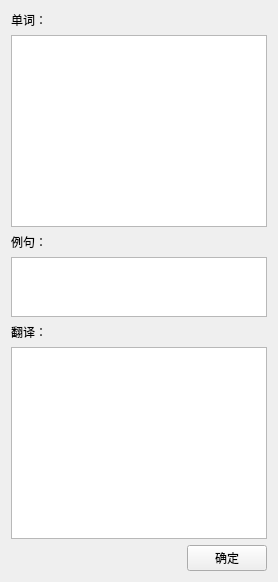
        <widget class="QWidget" name="tab1">
         <attribute name="title">
          <string>创建例句</string>
         </attribute>
         <layout class="QGridLayout" name="gridLayout_3">
          <item row="0" column="0">
           <layout class="QVBoxLayout" name="tab1verticalLayout">
            <item>
             <widget class="QLabel" name="label_10">
              <property name="text">
               <string>单词：</string>
              </property>
             </widget>
            </item>
            <item>
             <widget class="QPlainTextEdit" name="wordText"/>
            </item>
            <item>
             <widget class="QLabel" name="label">
              <property name="sizePolicy">
               <sizepolicy hsizetype="Preferred" vsizetype="Fixed">
                <horstretch>0</horstretch>
                <verstretch>0</verstretch>
               </sizepolicy>
              </property>
              <property name="text">
               <string>例句：</string>
              </property>
             </widget>
            </item>
            <item>
             <widget class="QPlainTextEdit" name="exampleText">
              <property name="sizePolicy">
               <sizepolicy hsizetype="Expanding" vsizetype="Fixed">
                <horstretch>0</horstretch>
                <verstretch>0</verstretch>
               </sizepolicy>
              </property>
              <property name="maximumSize">
               <size>
                <width>16777215</width>
                <height>60</height>
               </size>
              </property>
             </widget>
            </item>
            <item>
             <widget class="QLabel" name="label_2">
              <property name="sizePolicy">
               <sizepolicy hsizetype="Preferred" vsizetype="Fixed">
                <horstretch>0</horstretch>
                <verstretch>0</verstretch>
               </sizepolicy>
              </property>
              <property name="text">
               <string>翻译：</string>
              </property>
             </widget>
            </item>
            <item>
             <widget class="QPlainTextEdit" name="translationText"/>
            </item>
            <item>
             <layout class="QHBoxLayout" name="horizontalLayout_3">
              <item>
               <widget class="QLabel" name="addexampleinfo">
                <property name="layoutDirection">
                 <enum>Qt::LeftToRight</enum>
                </property>
                <property name="styleSheet">
                 <string notr="true">color: rgb(255, 0, 0);</string>
                </property>
                <property name="text">
                 <string/>
                </property>
                <property name="alignment">
                 <set>Qt::AlignRight|Qt::AlignTrailing|Qt::AlignVCenter</set>
                </property>
               </widget>
              </item>
              <item>
               <widget class="QPushButton" name="addExampleButton">
                <property name="sizePolicy">
                 <sizepolicy hsizetype="Fixed" vsizetype="Fixed">
                  <horstretch>0</horstretch>
                  <verstretch>0</verstretch>
                 </sizepolicy>
                </property>
                <property name="layoutDirection">
                 <enum>Qt::LeftToRight</enum>
                </property>
                <property name="text">
                 <string>确定</string>
                </property>
               </widget>
              </item>
             </layout>
            </item>
           </layout>
          </item>
         </layout>
        </widget>
